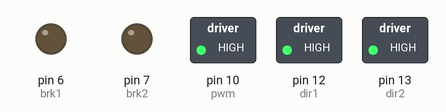
Bench run of a sketch on a simulated Arduino Uno, built with avr-gcc and run on an emulated ATmega328P. Parts: switched loads named in the sketch (green lamp = pin HIGH), output pins drawn as LEDs (lit = HIGH). Dashed ring = blinking.

Above: at 0.02 s.
Timing chart, 0 to 3.0 s (numbered marks = the images above):
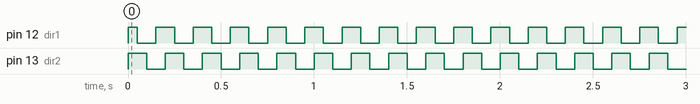

Measured:
- by itself, pin 12 (dir1), pin 13 (dir2): alternates HIGH for 0.10 s and LOW for 0.10 s

The sketch:

StepperTest.ino
```cpp
/*
 * StepperTest.ino
 *
 * Created: 3/12/2015 2:58:51 PM
 * Author: Victory
 */

#include <avr/wdt.h>

#define pwm 10
#define brk1 6
#define dir1 12
#define brk2 7
#define dir2 13
#define CW 1
#define CCW 0
#define startsteps 4
#define Startspeed 100
//int rbrk1, rbrk2, rdir1, rdir2;

#define Delay 20    //delay time = ms
#define pduty 255 // % for arm motor

int steps = 32;
int direction;
int Count;
int secDelay;
int Decrement;

// the setup routine runs once when you press reset:
void setup() {

	WDTCSR = 0x00;  //watchdog timer is disabled

	TCCR1B = TCCR1B & B11111000 | B00000001;

	pinMode(pwm, OUTPUT);
	pinMode(brk1, OUTPUT);
	pinMode(dir1, OUTPUT);
	pinMode(brk2, OUTPUT);
	pinMode(dir2, OUTPUT);
	digitalWrite(brk1, LOW);
	digitalWrite(brk2, LOW);
	analogWrite(pwm, pduty);  //makes pwm pin high with a 20% duty cycle
	Decrement = (Startspeed - Delay)/startsteps;
	secDelay = Startspeed;
	direction = CCW;
}

// the loop routine runs over and over again forever:
void loop() {
	secDelay = 50;//Startspeed;
	for(int i = 0; i<steps; i++)
	{

		if (direction == CW)
		Count = 3 - i%4;
		else if (direction == CCW)
		Count = i%4;
		switch (Count)
		{
			case 0:
			digitalWrite(dir1, HIGH);
			digitalWrite(dir2, HIGH);

			delay(secDelay);               // wait for 10 ms
			break;

			case 1:
			digitalWrite(dir1, LOW);
			digitalWrite(dir2, HIGH);

			delay(secDelay);               // wait for 10 ms
			break;

			case 2:
			digitalWrite(dir1, LOW);
			digitalWrite(dir2, LOW);

			delay(secDelay);               // wait for 10 ms
			break;

			case 3:
			digitalWrite(dir1, HIGH);
			digitalWrite(dir2, LOW);
			delay(secDelay);               // wait for 10 ms
			break;
		}

		/*if (i < startsteps)
		secDelay = secDelay - Decrement;
		else
		secDelay = Delay;*/
	}

	/*delay(2000);
	if (direction == CW)
	direction = CCW;
	else
	direction = CW;*/
}
```
